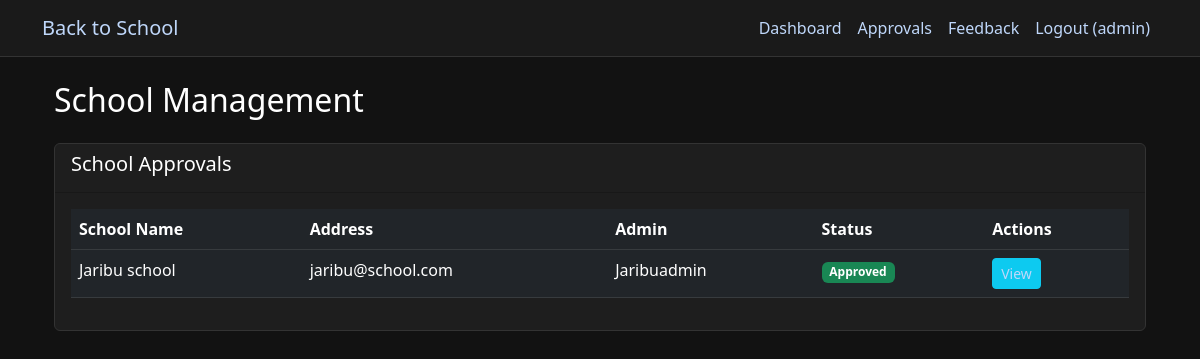
Before: /admin/schools (signed in) with the older database file.
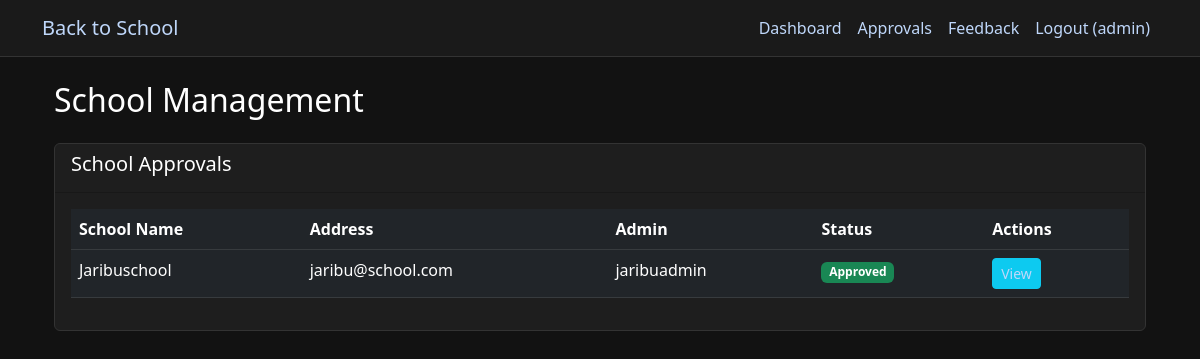
After: the same page with the newer database file.
### app.py (models this page shows, shortened)
class School(db.Model):
    id = db.Column(db.Integer, primary_key=True)
    name = db.Column(db.String(100), nullable=False)
    address = db.Column(db.String(200))
    is_approved = db.Column(db.Boolean, default=False)
    requirements = db.relationship('SchoolRequirement', backref='school', lazy=True)

class User(db.Model):
    id = db.Column(db.Integer, primary_key=True)
    username = db.Column(db.String(80), unique=True, nullable=False)
    email = db.Column(db.String(120), unique=True, nullable=False)
    password_hash = db.Column(db.String(128))
    role = db.Column(db.String(20))  # app_admin, parent, student, school_admin, retailer, donor
    is_approved = db.Column(db.Boolean, default=False)
    created_at = db.Column(db.DateTime, default=datetime.utcnow)
    school_id = db.Column(db.Integer, db.ForeignKey('school.id'))
    school = db.relationship('School', backref='users')
    children = db.relationship(
        'User',
        secondary=parent_student_association,
        primaryjoin=(parent_student_association.c.parent_id == id),
        secondaryjoin=(parent_student_association.c.student_id == id),
        backref=db.backref('parents'),
        lazy='dynamic'
    )

### app.py (the view)
@app.route('/admin/schools')
@role_required(['app_admin'])
def admin_schools():
    schools = School.query.order_by(School.is_approved).all()
    return render_template('admin/schools.html', schools=schools)

### app.py (called while the page is built)
def role_required(roles):
    def decorator(f):
        @wraps(f)
        def decorated_function(*args, **kwargs):
            if 'user_id' not in session:
                flash('Please log in to access this page', 'error')
                return redirect(url_for('login'))
            if session['role'] not in roles:
                flash('You do not have permission to access this page', 'error')
                return redirect(url_for('dashboard'))
            return f(*args, **kwargs)
        return decorated_function
    return decorator

@app.before_request
def load_logged_in_user():
    user_id = session.get('user_id')
    if user_id is None:
        g.user = None
    else:
        g.user = db.session.get(User, user_id)

@app.context_processor
def inject_user():
    return dict(current_user=g.user)

### templates/admin/schools.html (shortened to what this page needs)
{% extends "base.html" %}
{% block content %}
<div class="container">
    <h2 class="mb-4">School Management</h2>
    <div class="card">
        <div class="card-header">
            <h5>School Approvals</h5>
        </div>
        <div class="card-body">
            <div class="table-responsive">
                <table class="table table-dark">
                    <thead>
                        <tr>
                            <th>School Name</th>
                            <th>Address</th>
                            <th>Admin</th>
                            <th>Status</th>
                            <th>Actions</th>
                        </tr>
                    </thead>
                    <tbody>
                        {% for school in schools %}
                        <tr>
                            <td>{{ school.name }}</td>
                            <td>{{ school.address }}</td>
                            <td>
                                {% if school.users %}
                                    {{ school.users[0].username }}
                                {% else %}
                                    No admin
                                {% endif %}
                            </td>
                            <td>
                                <span class="badge bg-{{ 'success' if school.is_approved else 'warning' }}">
                                    {{ 'Approved' if school.is_approved else 'Pending' }}
                                </span>
                            </td>
                            <td>
                                <a href="#" class="btn btn-sm btn-info">View</a>
                            </td>
                        </tr>
                        {% endfor %}
                    </tbody>
                </table>
            </div>
        </div>
    </div>
</div>
{% endblock %}

Changed rows visible on the page:
changed School "jaribu@school.com": name "Jaribu school" → "Jaribuschool"; username "Jaribuadmin" → "jaribuadmin"
